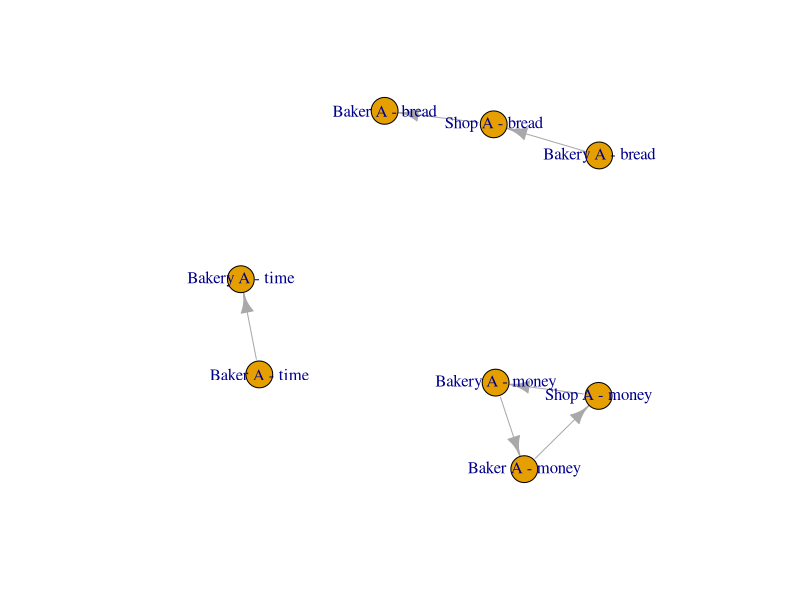

Recreate this plot in R.
## ---- chunk 1
library(tidyverse)

economy <- tibble::tribble(
  ~source,    ~quantity,  ~unit,    ~type,    ~destination,
  'Bakery A',        10,  'loaf',   'bread',  'Shop A',
  'Shop A',          10,  '£',      'money',  'Bakery A',
  'Bakery A',        10,  '£',      'money',  'Baker A',
  'Baker A',         10,  'hour',   'time',   'Bakery A',
  'Shop A',           1,  'loaf',   'bread',  'Baker A',
  'Baker A',          1,  '£',      'money',  'Shop A',
)

DiagrammeR::grViz(
  paste0(
    "
      digraph {
          node [shape=record];
          rankdir=LR;
    ",
    economy %>%
      pivot_longer(
        cols = c(source, destination),
        values_to = 'actor',
        names_to = 'direction'
      ) %>%
      group_by(actor) %>%
      summarise(
        types = type %>%
                  unique() %>%
                  sort() %>%
                  list()
      ) %>%
      rowwise() %>%
      mutate(
        graphviz_node = glue::glue(
          "
          '{actor}' [
            label=<<TABLE BORDER='0' CELLBORDER='1' CELLSPACING='0'>
                            <TR><TD><B>{actor}</B></TD></TR>
          ",
          Map(
            function (x) { glue:: glue("<TR><TD PORT='{x}'>{x}</TD></TR>") },
            types
          ) %>%
            unlist() %>%
            Reduce(glue::glue, .),
          "
                        </TABLE>>
            shape = 'none'
          ];
          "
        )
      ) %>%
      `$`('graphviz_node') %>%
      Reduce(glue::glue, .),
    economy %>%
      mutate(
        graphviz_edge = glue::glue("'{source}':'{type}':e -> '{destination}':'{type}':w")
      ) %>%
      `$`('graphviz_edge') %>%
      Reduce(glue::glue, .),
    "
      }
    "
  )
)





# igraph stuff

flows <- economy %>%
  mutate(
    source = paste(source, '-', type),
    destination = paste(destination, '-', type)
  ) %>%
  select(
    !type
  )

nodes <- c(flows$source, flows$destination) %>% unique()

flows <- flows %>%
  mutate(
    source_id = match(source, nodes),
    destination_id = match(destination, nodes)
  )

igraph::make_empty_graph() %>%
  igraph::add_vertices(
    length(nodes),
    name = nodes
  ) %>%
  igraph::add_edges(
    flows[, c('source_id', 'destination_id')] %>%
        as.matrix() %>%
        t() %>%
        as.vector(),
      quantity = flows$quantity,
      unit = flows$unit
  ) %>%
  plot()
